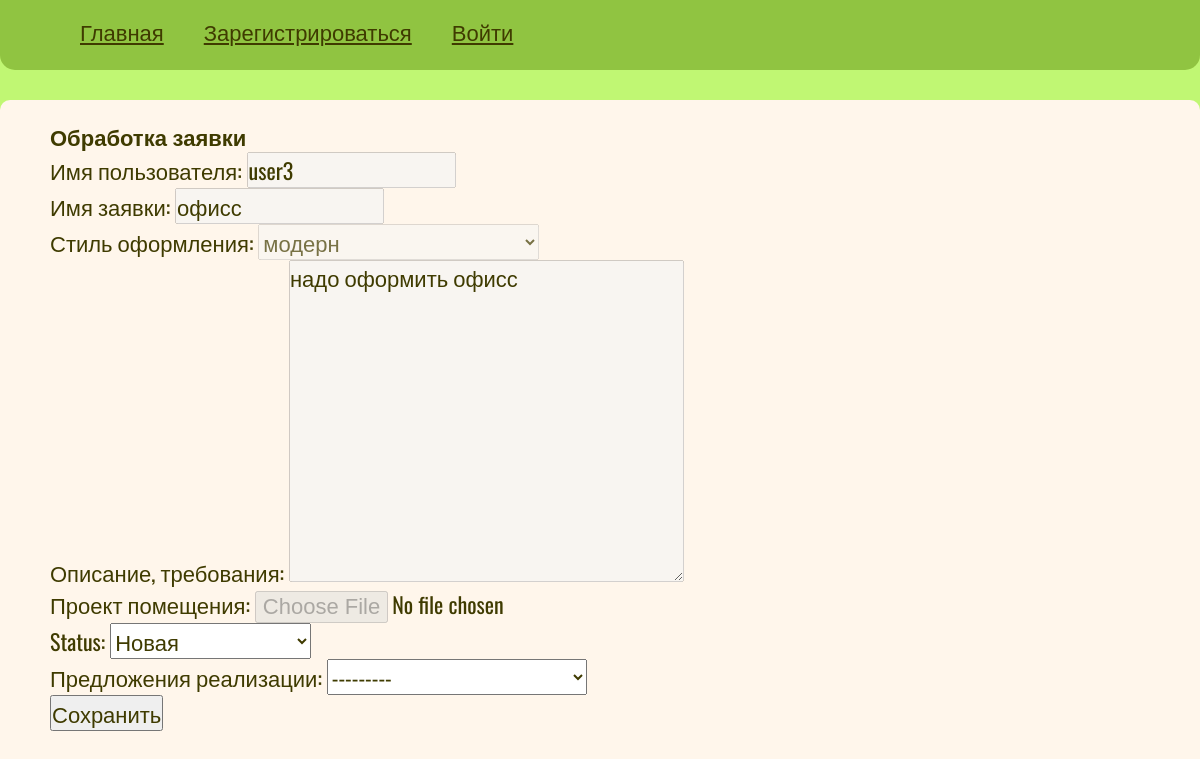
The page /appl_processing_list/processing/18 on the database its author committed.
### b1/models.py (models this page shows, shortened)
class Application(models.Model):
    name = models.CharField(max_length=254, verbose_name='Имя заявки', blank=True, null=True)
    description = models.CharField(max_length=254, verbose_name='Описание', blank=False)
    category = models.ForeignKey('Category', on_delete=models.CASCADE, verbose_name='Категория желаемого стиля',
                                 blank=False)
    photo = models.ImageField(max_length=254, verbose_name='Проект помещения', upload_to=get_name_file, blank=True,
                              validators=[FileExtensionValidator(allowed_extensions=['png', 'jpg', 'jpeg'])])
    STATUS_CHOISE = [
        ('New', 'Новая'),
        ('Accepted', 'Принято в работу'),
        ('Finished', 'Выполнено')
    ]
    status = models.CharField(max_length=254, verbose_name='Статус', choices=STATUS_CHOISE, default='New')
    date_creation = models.DateTimeField(auto_now_add=True, null=True)
    username = models.CharField(max_length=254, verbose_name='Логин', blank=True, null=True)
    suggestions = models.ForeignKey('Realization', on_delete=models.CASCADE, verbose_name='Предложения реализации',
                                    blank=True, null=True)

class Category(models.Model):
    name = models.CharField(max_length=254, verbose_name='Название категории', blank=False)
    def __str__(self):
        return self.name

### b1/views.py (the view)
# urls.py: path('appl_processing_list/processing/<int:int_pk>', ApplicationProcessingView.as_view(), name='processing'),
class ApplicationProcessingView(UpdateView):
    model = Application
    form_class = ApplProcessingForm
    success_url = '/appl_processing/'
    template_name = 'b1/processing.html'
    def get_object(self):
        post_id = self.kwargs.get('int_pk')
        obj = get_object_or_404(Application, id=post_id)
        return obj

### b1/forms.py
class ApplProcessingForm(forms.ModelForm):
    username = forms.CharField(max_length=50, disabled=True, label='Имя пользователя')
    name = forms.CharField(max_length=50, disabled=True,label='Имя заявки')
    category = forms.ModelChoiceField(queryset=Category.objects.all() ,disabled=True,label='Стиль оформления')
    description = forms.CharField(widget= forms.Textarea(attrs={'rows': 10, 'cols': 40}),max_length=50, disabled=True,label='Описание, требования')
    photo = forms.ImageField(disabled='True',label='Проект помещения', required=False)
    status = forms.ChoiceField(choices=STATUS_CHOISE)
    class Meta:
        model = Application
        fields = ['username','name','category', 'description','photo','status','suggestions']

### b1/models.py (called while the page is built)
    def __str__(self):
        return str(self.name)

### b1/templates/b1/processing.html (shortened to what this page needs)
{% extends 'base.html' %}
{% block content %}
    <h1>Обработка заявки</h1>
        <form method="post" action="" >
            {{ form.as_p }}
            <input type="submit" value="Сохранить">
        </form>
{% endblock %}

### static/css/style.css (style rules this page uses)
* { margin:0; padding: 0; box-sizing: content-box; font-size: 22px; font-family: 'Oswald', sans-serif; color:rgb(63, 59, 0); }
body { background-color: rgb(192, 247, 115); font-size:100px; }

### rows shown on the page
Application: username "user3", name "офисс", category "модерн", description "надо оформить офисс", status "Новая", suggestions "---------"
